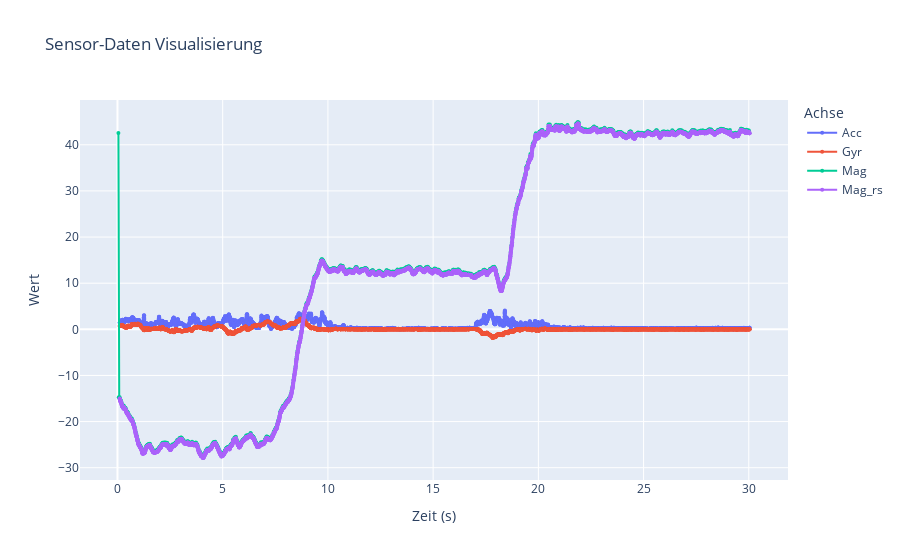

Notebook cell for this chart:
### Code cell
# Daten zur Visualisierung des Ergebnisses plotten 
fig = go.Figure()

# Accelerometer-Daten
fig.add_trace(go.Scatter(x=acc_df['Time (s)'], y=acc_df['acc.mag'], name='Acc', mode='lines+markers', marker=dict(size=4)))

# Gyroscope-Daten
fig.add_trace(go.Scatter(x=gyr_df['Time (s)'], y=gyr_df['gyr.y'], name='Gyr', mode='lines+markers', marker=dict(size=4),))

# Magnetometer-Daten
# Die ursprünglichen Daten um 0.3 versetzt plotten, damit sie deutlich zu erkennen sind 
fig.add_trace(go.Scatter(x=mag_df['Time (s)'], y=mag_df['mag.z']+0.3, name='Mag', mode='lines+markers', marker=dict(size=4),))
# Die neuen Daten plotten 
fig.add_trace(go.Scatter(x=acc_df['Time (s)'], y=resampled_magnetometer_data, name='Mag_rs', mode='lines+markers', marker=dict(size=4),))

# Aktualisiere Layout und Labels
fig.update_layout(title='Sensor-Daten Visualisierung',
                  xaxis_title='Zeit (s)',
                  yaxis_title='Wert',
                  legend_title='Achse')
fig.show()

### Figure 1 — Plotly figure (JSON) as saved in the notebook; plotly's stock layout.template omitted (floating-point values rounded to 4 significant figures; data arrays with more than 128 entries replaced by an {"elided": "..."} marker saying what was removed)
{"data": [{"marker": {"size": 4}, "mode": "lines+markers", "name": "Acc", "type": "scatter", "x": {"elided": "5973 float values"}, "y": {"elided": "5973 float values"}}, {"marker": {"size": 4}, "mode": "lines+markers", "name": "Gyr", "type": "scatter", "x": {"elided": "5973 float values"}, "y": {"elided": "5973 float values"}}, {"marker": {"size": 4}, "mode": "lines+markers", "name": "Mag", "type": "scatter", "x": {"elided": "1500 float values"}, "y": {"elided": "1500 float values"}}, {"marker": {"size": 4}, "mode": "lines+markers", "name": "Mag_rs", "type": "scatter", "x": {"elided": "5973 float values"}, "y": {"elided": "5973 float values"}}], "layout": {"legend": {"title": {"text": "Achse"}}, "title": {"text": "Sensor-Daten Visualisierung"}, "xaxis": {"title": {"text": "Zeit (s)"}}, "yaxis": {"title": {"text": "Wert"}}}}
